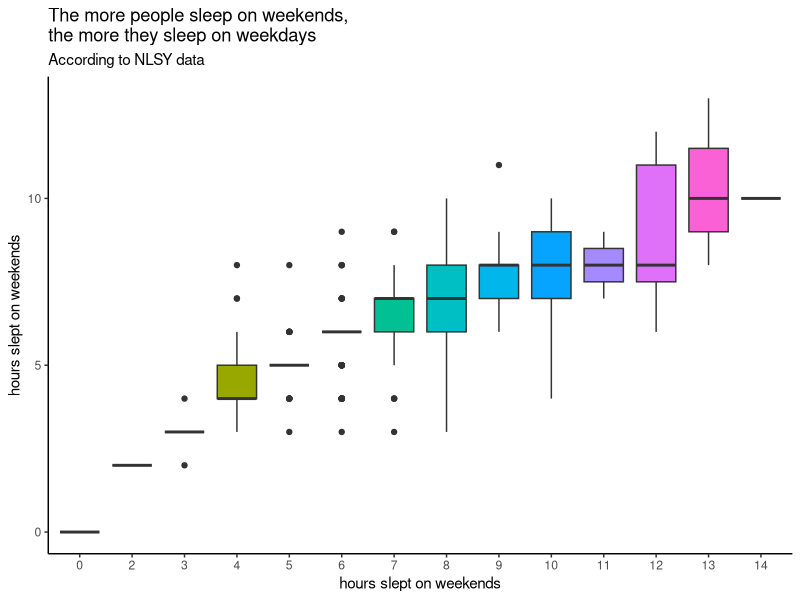
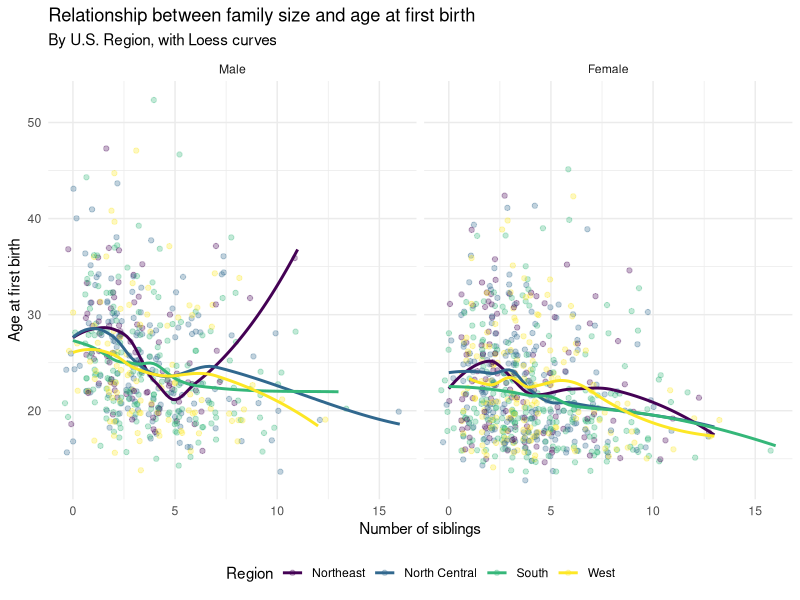
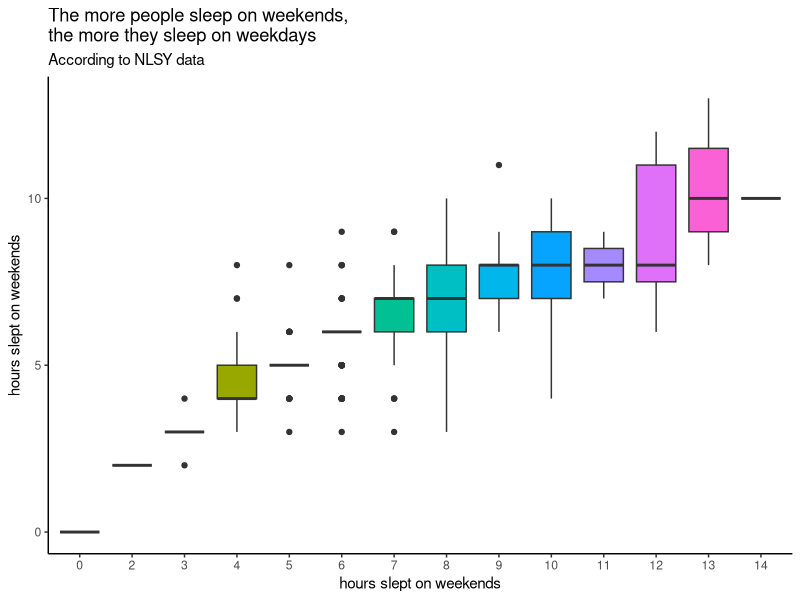
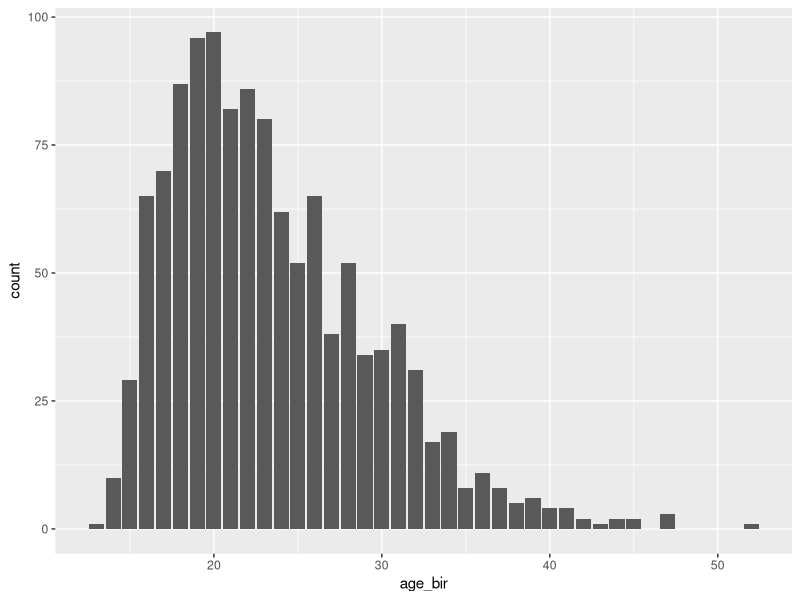

Recreate these plots in R, in order.
#====================================================================#
# Title: Day 1, script 5                                             #
# Name:  Your name here                                              #
#====================================================================#

#### Code ------------------------------------------------------------
# Run through this code on your own to practice what we covered in
# the slides.

# Restart R again! Then write what you need at the start of this script
library(tidyverse)
nlsy <- read_csv("nlsy_cc.csv")
colnames(nlsy) <- c("glasses", "eyesight", "sleep_wkdy", "sleep_wknd",
                    "id", "nsibs", "samp", "race_eth", "sex", "region", 
                    "income", "res_1980", "res_2002", "age_bir")

# Here's a plot to start you off. Try to figure out what each line is doing.
ggplot(data = nlsy) +
  geom_boxplot(aes(x = factor(sleep_wknd), 
                   y = sleep_wkdy,
                   fill = factor(sleep_wknd))) +
  scale_fill_discrete(guide = FALSE) +
  labs(x = "hours slept on weekends",
       y = "hours slept on weekends",
       title = "The more people sleep on weekends, 
the more they sleep on weekdays",
       subtitle = "According to NLSY data") +
  theme_classic()

# Make a ggplot, any ggplot! Find out a theme you like and use it.
# For inspiration with geoms that we didn't cover, you may want to check
# out this site: http://shiny.stat.ubc.ca/r-graph-catalog/



# save your plot
# These are probably not the right dimensions for your plot, so
# experiment! You can also change from pdf to e.g., png 
# by changing the file name
ggsave(filename = "my_plot.pdf", height = 8, width = 4)

# that function will automatically save the last plot you made
# if you're making lots, you should store them and refer to them by name
# notice what happens in the plots window when you run this
new_plot <- ggplot(nlsy) +
  geom_bar(aes(x = age_bir))

ggsave(plot = new_plot, filename = "another_plot.png")

# Finally, try to recreate the plot from the slides!

ggplot(nlsy, aes(nsibs, age_bir, col = factor(region))) +
  geom_jitter(alpha = 0.3) +
  geom_smooth(method = "loess", se = FALSE) +
  labs(title = "Relationship between family size and age at first birth",
       subtitle = "By U.S. Region, with Loess curves",
       x = "Number of siblings",
       y = "Age at first birth") +
  scale_color_viridis_d(labels = c("Northeast", "North Central", "South", "West"),
                        name = "Region") +
  facet_grid(cols = vars(sex),
             labeller = labeller(sex = c("1" = "Male", "2" = "Female"))) +
  theme_minimal() +
  theme(legend.position = "bottom")